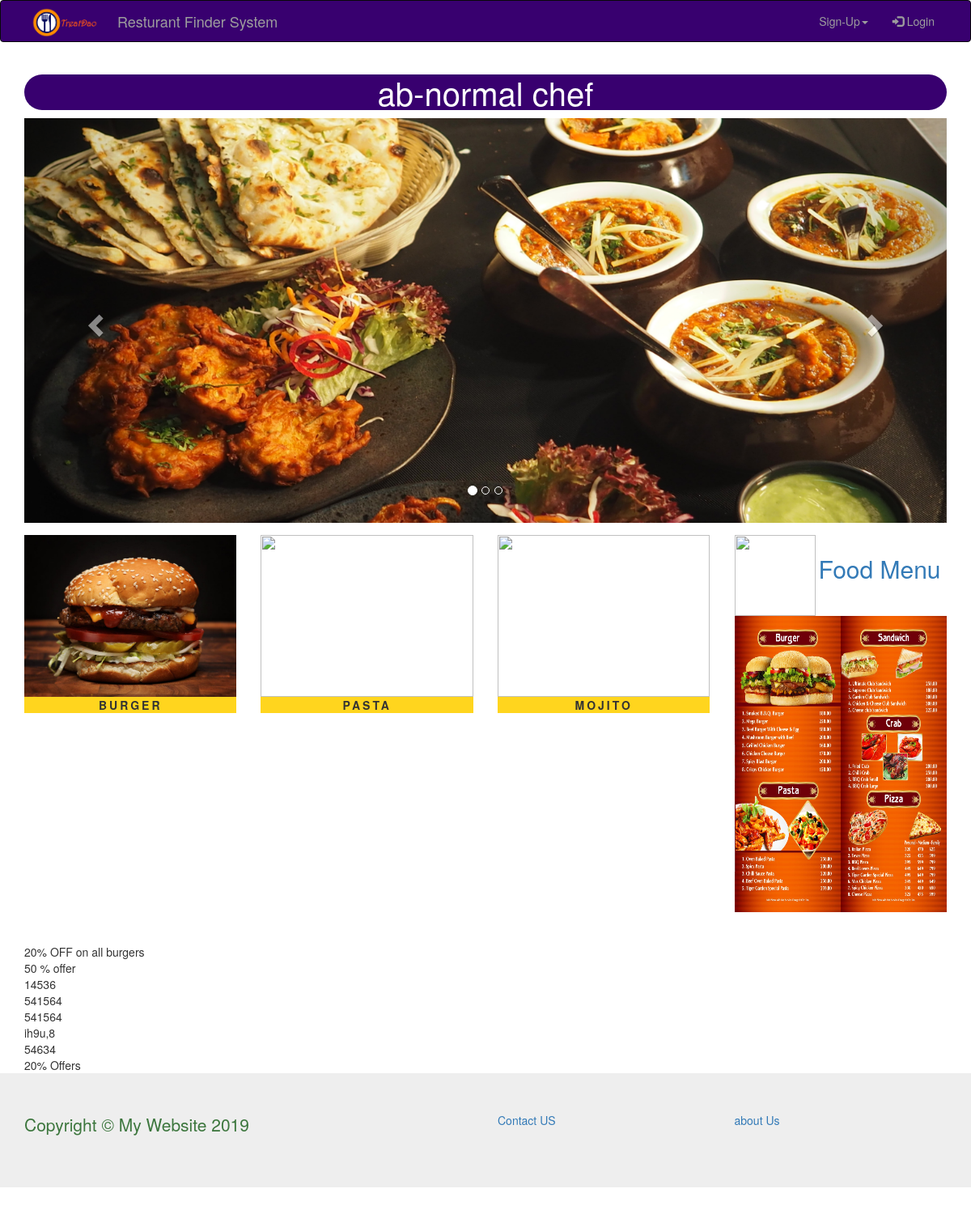
The page /restaurant_home.php?name=ab-normal chef on the database as committed earlier.
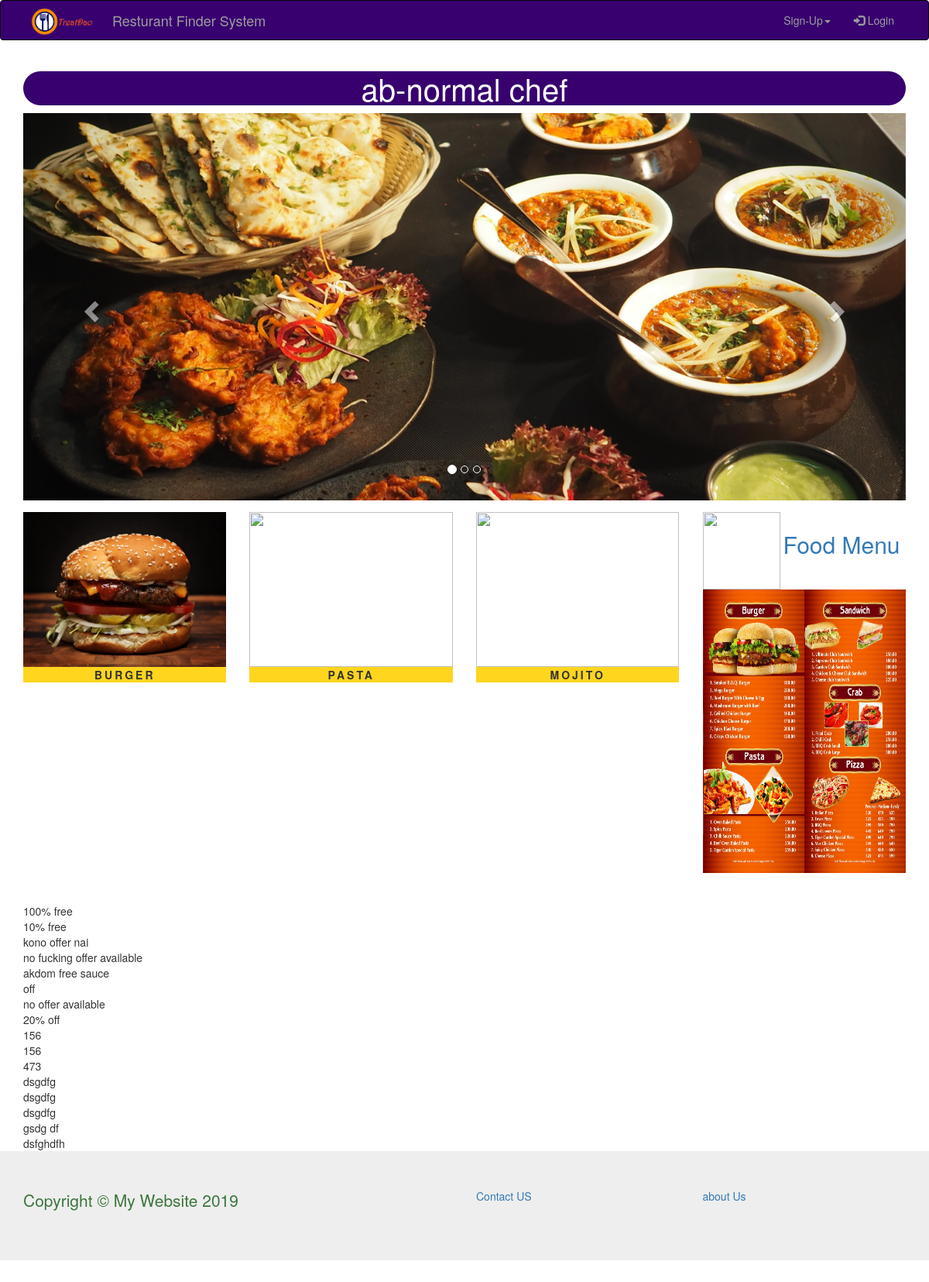
The same page on the database as committed later.
### tables this page shows
CREATE TABLE `food_post` (
  `food_post_id` int(10) NOT NULL,
  `restaurant_name` varchar(255) NOT NULL,
  `food_name` varchar(255) NOT NULL,
  `food_price` int(255) NOT NULL,
  `food_image` varchar(255) NOT NULL,
  `food_offer` varchar(255) NOT NULL
);

### restaurant_home.php (the view, shortened to what this page needs)
<?php include "header.php";?>
<?php
			   	$r_name = $_GET['name'];
 ?>
<!DOCTYPE html>
<html>
<head>
</head>
<body>
		<div class="container">
			<div class="text-center">
				<h2 class="text-primary"><?php echo $r_name;?></h2>
			</div>
		<div class="row form-group"><?php include "r_slider.php" ?> </div>
		<div class="row form-group">
			<div class="col-lg-9">
				<div class="row form-group">
					<div class="col-lg-4 itm_img">
						<p>Burger</p>
					</div>
					<div class="col-lg-4 itm_img">
						<p>Pasta</p>
					</div>
					<div class="col-lg-4 itm_img">
						<p>Mojito</p>
					</div>
				</div>
				<div class="row form-group">
					<div class="col-lg-4 itm_img">
						<p>Pizza</p>
					</div>
					<div class="col-lg-4 itm_img">
						<p>Chicken</p>
					</div>
					<div class="col-lg-4 itm_img">
						<p>Speghatti</p>
					</div>
				</div>
			</div>
			<div class="col-lg-3 align-self-center" >
				<img src="resource/r_logo.png" class="rounded mx-auto d-block" height="100px" width="100px" align="align-self-center">
				<?php echo"<label class='font-primary'><h2><a href='menu.php?name=$r_name'>Food Menu</a></h2></label>"?>
				<img src="resource/menu.jpg" height="366px" width="100%">
			</div>
		</div>
		</div>
</body>
</html>
<div class="container">
	<?php include "server_connect.php" ?>
	<?php
 							$query = "SELECT * FROM food_post" ;
        					$select_posts=mysqli_query($db,$query);
                        	while ($row=mysqli_fetch_assoc($select_posts)) {
						        $food_offer = $row['food_offer'];
						        echo "<marquee behavior='scroll' direction='right' scrollamount='10'>{$food_offer}</marquee>";
						        }
	?>
</div>
<?php include "footer.php";?>

Rows that differ between the two databases and show on the page:
removed food_post: food_offer "20% OFF on all burgers"
no longer on this page (row edited): food_post: food_offer "14536"
no longer on this page (row edited): food_post: food_offer "541564"
removed food_post: food_offer "541564"
removed food_post: food_offer "ih9u,8"
removed food_post: food_offer "54634"
removed food_post: food_offer "20% Offers"
added food_post: food_offer "100% free"
changed food_post: food_offer "50 % offer" → "10% free"
added food_post: food_offer "kono offer nai"
now on this page (row edited): food_post: food_offer "no fucking offer available"
now on this page (row edited): food_post: food_offer "akdom free sauce"
now on this page (row edited): food_post: food_offer "off"
added food_post: food_offer "no offer available"
added food_post: food_offer "20% off"
added food_post: food_offer "156"
added food_post: food_offer "156"
added food_post: food_offer "473"
added food_post: food_offer "dsgdfg"
added food_post: food_offer "dsgdfg"
added food_post: food_offer "dsgdfg"
added food_post: food_offer "gsdg df"
added food_post: food_offer "dsfghdfh"
